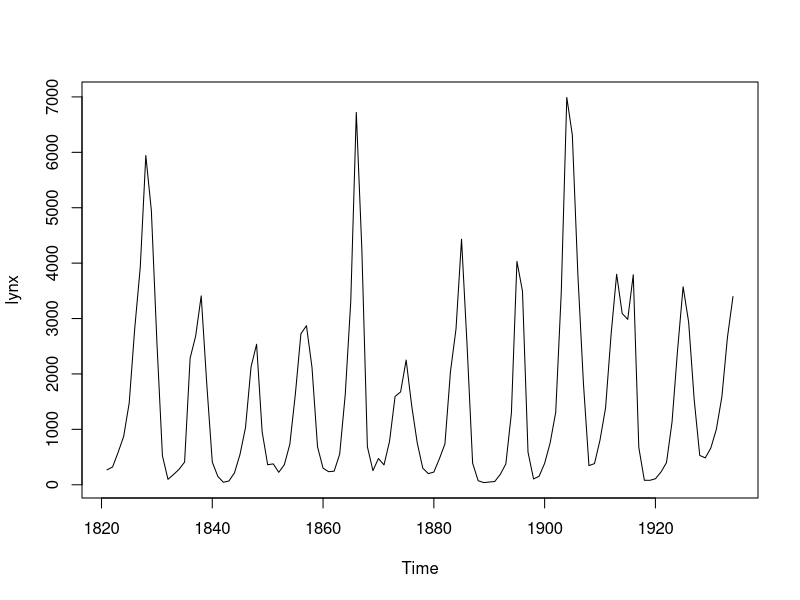
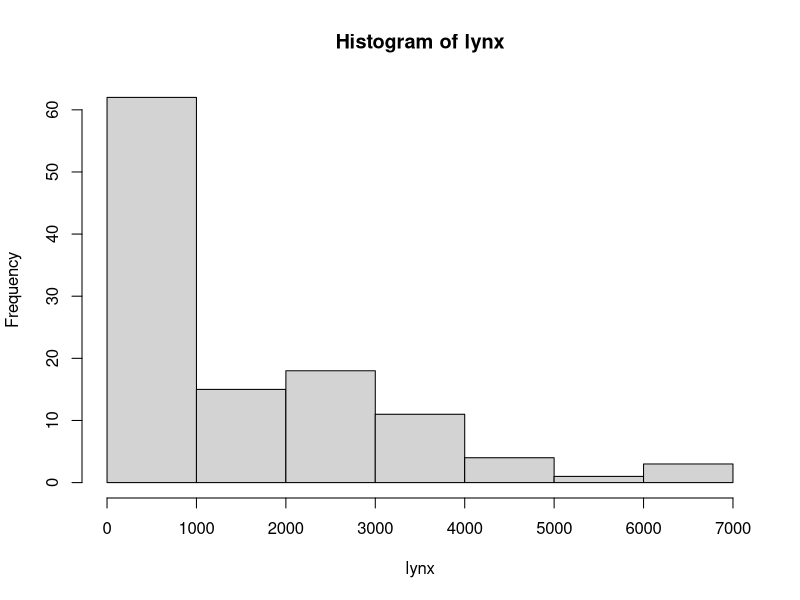

Write the R code that produced these figures, in order.
### New datasets

# R has the preinstalled package "datasets"
# in this pacakage you can find many test datasets for exercise purposes

?lynx
head(lynx)
head(iris)
tail(lynx)
summary(lynx)

# to get a visual idea
plot(lynx)
hist(lynx)

# those datasets are datagrames - 2 dimensional objects with different

# workd with subset of those dataframes: $
head(iris)
sum(iris$Sepal.Length)

# or we can use the attach argument to make handling this set easier
attach(iris)
sum(Sepal.Length)
